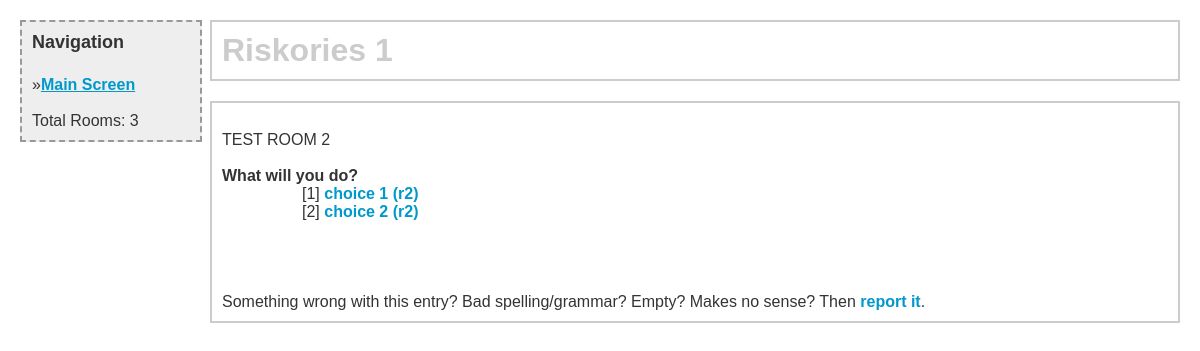
Page /cyo/room.php?room=2&from=1&opt=1 on the committed database.
### tables this page shows
CREATE TABLE IF NOT EXISTS `choose_settings` (
  `id` int(11) NOT NULL AUTO_INCREMENT,
  `title` varchar(128) DEFAULT NULL,
  `root_url` varchar(128) DEFAULT NULL,
  `copyright_text` varchar(64) DEFAULT NULL,
  `copyright_year` int(11) DEFAULT NULL,
  `copyright_url` varchar(128) DEFAULT NULL,
  `main_page_text` text,
  `warn_box_blurb` text,
  `new_room_blurb` text,
  `kill_depth` int(11) DEFAULT NULL,
  `privacy_policy` text,
  `enable_adsense` binary(1) DEFAULT NULL,
  `adsense_blurb` text,
  `enable_recaptcha` binary(1) DEFAULT NULL,
  `recaptcha_public_key` varchar(64) DEFAULT NULL,
  `recaptcha_private_key` varchar(64) DEFAULT NULL,
  `enable_analytics` binary(1) DEFAULT NULL,
  `analytics_blurb` text,
  PRIMARY KEY (`id`)
);

CREATE TABLE IF NOT EXISTS `choose_rooms` (
  `id` int(11) NOT NULL AUTO_INCREMENT,
  `email` varchar(255) NOT NULL DEFAULT '',
  `blurb` text NOT NULL,
  `text_1` varchar(255) NOT NULL DEFAULT '',
  `room_1` int(11) NOT NULL DEFAULT '0',
  `text_2` varchar(255) NOT NULL DEFAULT '',
  `room_2` int(11) NOT NULL DEFAULT '0',
  `end_here` tinyint(4) NOT NULL DEFAULT '0',
  `ip` varchar(255) NOT NULL DEFAULT '',
  PRIMARY KEY (`id`)
);

### cyo/db.php (called while the page is built, shortened)
<?php
function db_single($ret){
  $row = mysql_fetch_array($ret);
  return $row;
}
?>

### cyo/keySwap.php (called while the page is built, shortened)
<?php
    if(isset($_SESSION['name']))
    {
        $name = $_SESSION['name'];
        $soName = $_SESSION['soName'];
        $age = $_SESSION['age'];
    }
    else
    {
        $name = 'you';
        $soName = 'a friend';
        $age = 'whatever';
    }
    $story2 = str_replace('@name', $name, $room['blurb']);
    $story1 = str_replace('@so', $soName, $story2);
    $story = str_replace('@age', $age, $story1);
?>

### cyo/room.php (the view, shortened to what this page needs)
<?php
	include('db.php');
	include('header.txt');
?>
<h1><?php echo $db ? $settings['title'] : "An epic adventure!"; ?></h1>
</div>
<div class="content">
<br>
<?php
	function get_room_depth($room_id){
		if ($room_id == 1){return 1;}
		$parent_room_id = db_single(mysql_query("SELECT id FROM choose_rooms WHERE room_1=".$room_id." OR room_2=".$room_id));
		if ($parent_room_id['id']){
			return 1 + get_room_depth($parent_room_id['id']);
		}
		return 1;
	}
	if(isset($_GET['room']))
	{
		$room_id = max(intval($_GET['room']), 1);
	}
	else
	{
		$room_id = 1;
	}
	$room = db_single(mysql_query("SELECT * FROM choose_rooms WHERE id=$room_id"));
    include('keySwap.php');
	$depth = get_room_depth($room_id);
	if ($room['end_here']){
		print nl2br(htmlentities(trim($room['blurb'])));
		echo "<br><br><b>It's all over.</b>";
        header( "Refresh:5; url=../guest/guestReg.php", true, 303);
	}else{
		print defaulty(nl2br(htmlentities(trim($story))))."<br />\n";
		echo "<br />\n";
		echo "<b>What will you do?</b><br />\n";
		echo "<div class=\"choices\">\n";
		print "[1] <a href=\"room.php?room=".$room['room_1']."&from=".$room_id."&opt=1\">".defaulty(htmlentities($room['text_1']))."</a><br />\n";
		print "[2] <a href=\"room.php?room=".$room['room_2']."&from=".$room_id."&opt=2\">".defaulty(htmlentities($room['text_2']))."</a><br />\n";
		echo "</div>\n";
	}
	print "<br><br><br><br>";
	echo "Something wrong with this entry? Bad spelling/grammar? Empty? Makes no sense? Then <a href=\"report.php?id=".$room['id']."\">report it</a>.<br />";
	function defaulty($x){
		return strlen($x) ? $x : '<i>Blank</i>';
	}
?>

### cyo/choose.css (style rules this page uses)
body { color:#333; background-color:white; margin:20px; padding:0px; font: 16px verdana, arial, helvetica, sans-serif; min-width:550px; }
h1 { margin:0px 0px 0px 0px; padding:0px; font-size:32px; font-weight:900; color:#ccc; }
h2 { font:bold 18px verdana, arial, helvetica, sans-serif; margin:0px 0px 5px 0px; padding:0px; }
p { margin:0px 0px 16px 0px; padding:0px; }
a { color:#09c; font-family:verdana, arial, helvetica, sans-serif; font-weight:600; text-decoration:none; }
a:link { color:#09c; }
.content { width:a uto; margin: 0px 0px 20px 190px; border: 2px solid #ccc; padding: 10px; }
#leftcol { position:absolute; width:190px; top:20px; left:20px; border: 2px dashed #999; background-color:#eee; padding:10px; }
body>#leftcol { width:158px; }
#leftcol a { text-decoration: underline; }
.choices { margin-left: 5em; }

### rows in the picture
choose_settings: title "Riskories 1"
choose_rooms: blurb "TEST ROOM 2 choice 1 (r2) choice 2 (r2)"
